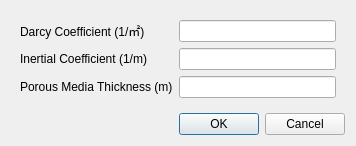
<?xml version="1.0" encoding="UTF-8"?>
<ui version="4.0">
 <class>PorousJumpDialog</class>
 <widget class="QDialog" name="PorousJumpDialog">
  <property name="geometry">
   <rect>
    <x>0</x>
    <y>0</y>
    <width>356</width>
    <height>144</height>
   </rect>
  </property>
  <property name="windowTitle">
   <string>Porous Jump Boundary Condition</string>
  </property>
  <layout class="QVBoxLayout" name="verticalLayout">
   <item>
    <widget class="QWidget" name="dialogContents" native="true">
     <layout class="QFormLayout" name="formLayout">
      <item row="0" column="0">
       <widget class="QLabel" name="label">
        <property name="text">
         <string>Darcy Coefficient (1/㎡)</string>
        </property>
       </widget>
      </item>
      <item row="0" column="1">
       <widget class="QLineEdit" name="darcyCoefficient"/>
      </item>
      <item row="1" column="0">
       <widget class="QLabel" name="label_2">
        <property name="text">
         <string>Inertial Coefficient (1/m)</string>
        </property>
       </widget>
      </item>
      <item row="1" column="1">
       <widget class="QLineEdit" name="inertialCoefficient"/>
      </item>
      <item row="2" column="0">
       <widget class="QLabel" name="label_3">
        <property name="text">
         <string>Porous Media Thickness (m)</string>
        </property>
       </widget>
      </item>
      <item row="2" column="1">
       <widget class="QLineEdit" name="porousMedieThickness"/>
      </item>
     </layout>
    </widget>
   </item>
   <item>
    <widget class="QDialogButtonBox" name="buttonBox">
     <property name="orientation">
      <enum>Qt::Horizontal</enum>
     </property>
     <property name="standardButtons">
      <set>QDialogButtonBox::Cancel|QDialogButtonBox::Ok</set>
     </property>
    </widget>
   </item>
  </layout>
 </widget>
 <resources/>
 <connections>
  <connection>
   <sender>buttonBox</sender>
   <signal>accepted()</signal>
   <receiver>PorousJumpDialog</receiver>
   <slot>accept()</slot>
   <hints>
    <hint type="sourcelabel">
     <x>248</x>
     <y>254</y>
    </hint>
    <hint type="destinationlabel">
     <x>157</x>
     <y>274</y>
    </hint>
   </hints>
  </connection>
  <connection>
   <sender>buttonBox</sender>
   <signal>rejected()</signal>
   <receiver>PorousJumpDialog</receiver>
   <slot>reject()</slot>
   <hints>
    <hint type="sourcelabel">
     <x>316</x>
     <y>260</y>
    </hint>
    <hint type="destinationlabel">
     <x>286</x>
     <y>274</y>
    </hint>
   </hints>
  </connection>
 </connections>
</ui>
